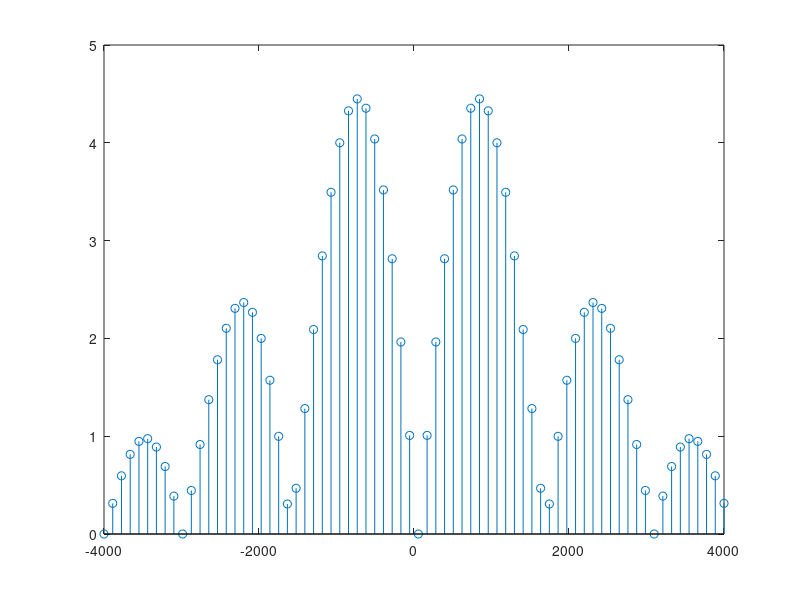

MATLAB code for this plot:

  A1 = 1;
  A2 = 0.5;
  fs = 8000;
  f1 = 1000;
  f2 = 2000;
  N = 8;
  n = 0:N-1;

for i=0:N-1
  
  s(i+1) = A1 * sin(2 * pi * f1 * i/fs) + A2 * sin(2 * pi * f2 * i/fs);
  
endfor

 coef = fft(s);
#figure;
  x = fs / N * linspace(-N/2, N/2, length(s));
  #stem(x, abs(fftshift(coef)));

  K = 64;
s2=zeros(1,N+K);
for i=0:N-1
  
  s2(i+1) = A1 * sin(2 * pi * f1 * i/fs) + A2 * sin(2 * pi * f2 * i/fs);
  
endfor
  coef = fft(s2);
figure;
  x = fs / N * linspace(-N/2, N/2, length(s2));
  stem(x, abs(fftshift(coef)));

